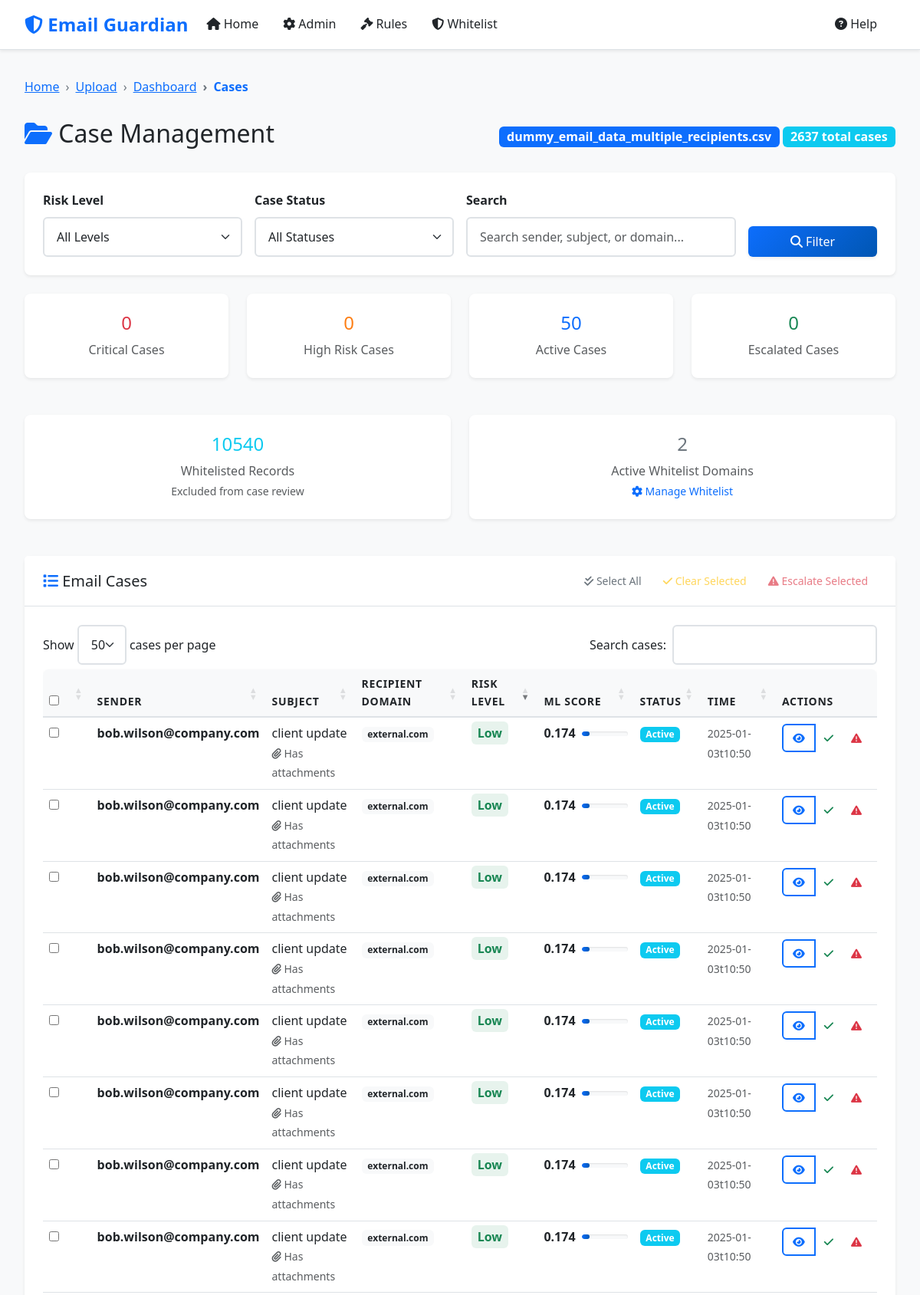
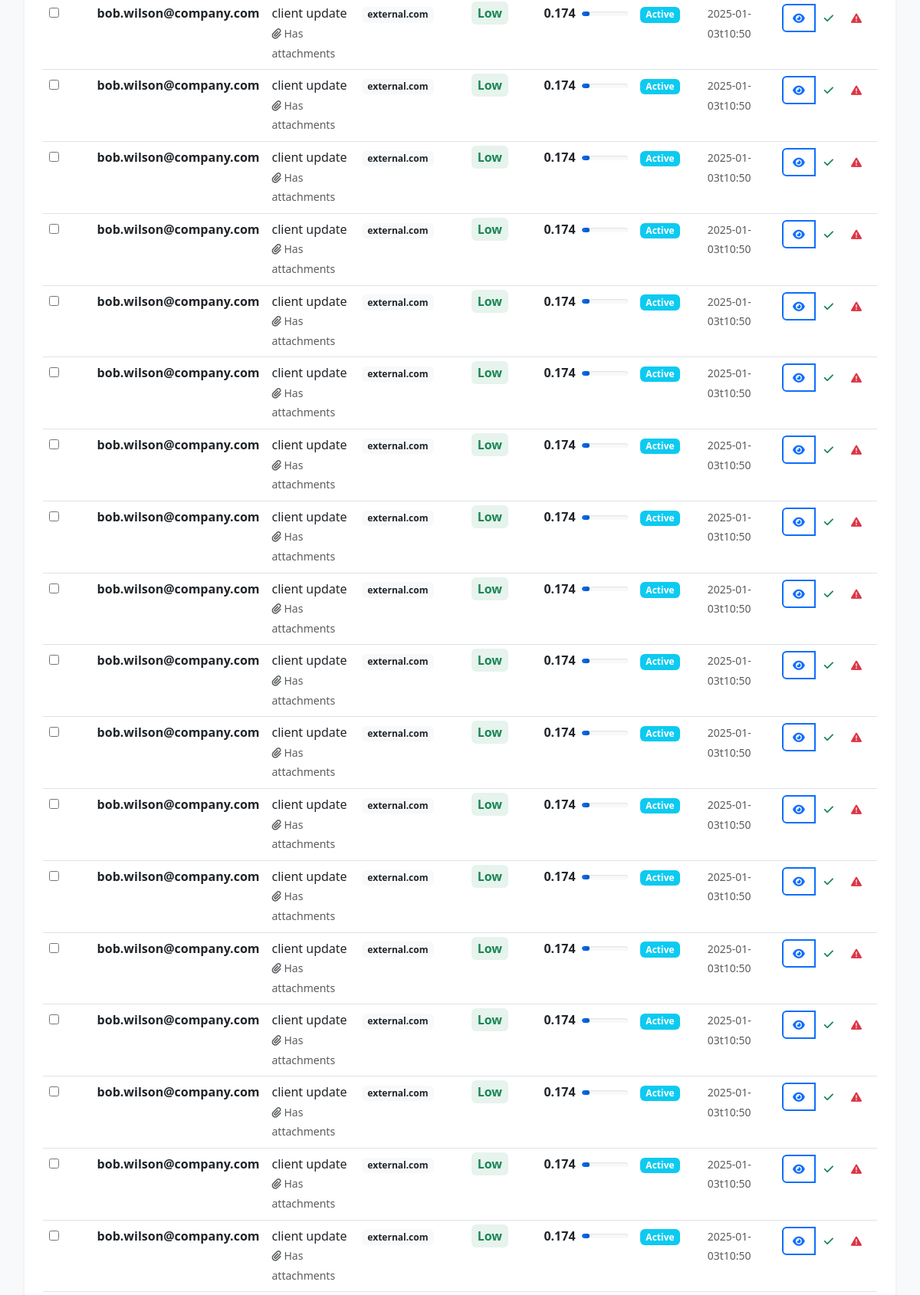
/cases/93a7ca6f-af6e-41ef-b577-e3e2a5fcd763?page=4&risk_level=&case_status=&search= (upper part), run on the app's committed database (2 pictures, top to bottom).
### models.py (models this page shows, shortened)
class ProcessingSession(db.Model):
    __tablename__ = 'processing_sessions'
    id = db.Column(db.String(36), primary_key=True)
    filename = db.Column(db.String(255), nullable=False)
    upload_time = db.Column(db.DateTime, default=datetime.utcnow)
    total_records = db.Column(db.Integer, default=0)
    processed_records = db.Column(db.Integer, default=0)
    status = db.Column(db.String(50), default='uploaded')  # uploaded, processing, completed, error
    error_message = db.Column(Text)
    processing_stats = db.Column(JSON)
    data_path = db.Column(db.String(500))
    is_compressed = db.Column(db.Boolean, default=False)
    exclusion_applied = db.Column(db.Boolean, default=False)
    whitelist_applied = db.Column(db.Boolean, default=False)
    rules_applied = db.Column(db.Boolean, default=False)
    ml_applied = db.Column(db.Boolean, default=False)
    current_chunk = db.Column(db.Integer, default=0)
    total_chunks = db.Column(db.Integer, default=0)

class EmailRecord(db.Model):
    __tablename__ = 'email_records'
    id = db.Column(db.Integer, primary_key=True)
    session_id = db.Column(db.String(36), db.ForeignKey('processing_sessions.id'), nullable=False)
    record_id = db.Column(db.String(100), nullable=False)  # Unique within session
    time = db.Column(db.String(100))
    sender = db.Column(db.String(255))
    subject = db.Column(Text)
    attachments = db.Column(Text)
    recipients = db.Column(Text)
    recipients_email_domain = db.Column(db.String(255))
    leaver = db.Column(db.String(10))
    termination_date = db.Column(db.String(100))
    wordlist_attachment = db.Column(Text)
    wordlist_subject = db.Column(Text)
    bunit = db.Column(db.String(255))
    department = db.Column(db.String(255))
    status = db.Column(db.String(100))
    user_response = db.Column(Text)
    final_outcome = db.Column(db.String(255))
    justification = db.Column(Text)
    excluded_by_rule = db.Column(db.String(500))
    whitelisted = db.Column(db.Boolean, default=False)
    rule_matches = db.Column(Text)  # JSON string of matched rules
    ml_risk_score = db.Column(db.Float)
    ml_anomaly_score = db.Column(db.Float)
    risk_level = db.Column(db.String(20))  # Critical, High, Medium, Low
    ml_explanation = db.Column(Text)
    case_status = db.Column(db.String(20), default='Active')  # Active, Cleared, Escalated
    assigned_to = db.Column(db.String(255))
    notes = db.Column(Text)
    escalated_at = db.Column(db.DateTime)
    resolved_at = db.Column(db.DateTime)

### routes.py (the view, shortened to what this page needs)
@app.route('/cases/<session_id>')
def cases(session_id):
    session = ProcessingSession.query.get_or_404(session_id)
    page = request.args.get('page', 1, type=int)
    risk_level = request.args.get('risk_level', '')
    case_status = request.args.get('case_status', '')
    search = request.args.get('search', '')
    query = EmailRecord.query.filter_by(session_id=session_id).filter(
        EmailRecord.whitelisted != True
    )
    if risk_level:
        query = query.filter(EmailRecord.risk_level == risk_level)
    if case_status:
        query = query.filter(EmailRecord.case_status == case_status)
    cases_pagination = query.order_by(EmailRecord.ml_risk_score.desc()).paginate(
        page=page, per_page=50, error_out=False
    )
    total_whitelisted = EmailRecord.query.filter_by(session_id=session_id).filter(
        EmailRecord.whitelisted == True
    ).count()
    active_whitelist_domains = WhitelistDomain.query.filter_by(is_active=True).count()
    return render_template('cases.html',
                         session=session,
                         cases=cases_pagination,
                         risk_level=risk_level,
                         case_status=case_status,
                         search=search,
                         total_whitelisted=total_whitelisted,
                         active_whitelist_domains=active_whitelist_domains)

### templates/cases.html (shortened to what this page needs)
{% extends "base.html" %}
{% block breadcrumb_items %}
<li class="breadcrumb-item"><a href="{{ url_for('index') }}">Upload</a></li>
<li class="breadcrumb-item"><a href="{{ url_for('dashboard', session_id=session.id) }}">Dashboard</a></li>
<li class="breadcrumb-item active">Cases</li>
{% endblock %}
{% block content %}
<div class="row mb-4">
    <div class="col-12">
        <div class="d-flex justify-content-between align-items-center">
            <h1 class="h2">
                <i class="fas fa-folder-open text-primary"></i>
                Case Management
            </h1>
            <div class="session-info">
                <span class="badge bg-primary fs-6">{{ session.filename }}</span>
                <span class="badge bg-info fs-6">{{ cases.total }} total cases</span>
            </div>
        </div>
    </div>
</div>
<div class="filter-bar">
    <form method="GET" id="filterForm" class="row g-3">
        <div class="col-md-3">
            <label for="risk_level" class="form-label">Risk Level</label>
            <select class="form-select" id="risk_level" name="risk_level">
                <option value="">All Levels</option>
            </select>
        </div>
        <div class="col-md-3">
            <label for="case_status" class="form-label">Case Status</label>
            <select class="form-select" id="case_status" name="case_status">
                <option value="">All Statuses</option>
            </select>
        </div>
        <div class="col-md-4">
            <label for="search" class="form-label">Search</label>
            <input type="text" class="form-control" id="search" name="search"
                   placeholder="Search sender, subject, or domain..." value="{{ search }}">
        </div>
        <div class="col-md-2">
            <label class="form-label">&nbsp;</label>
            <div class="d-grid">
                <button type="submit" class="btn btn-primary">
                    <i class="fas fa-search"></i> Filter
                </button>
            </div>
        </div>
    </form>
</div>
<div class="row mb-4">
    <div class="col-md-3">
        <div class="card text-center border-danger">
            <div class="card-body">
                <h4 class="text-danger">{{ cases.items | selectattr('risk_level', 'equalto', 'Critical') | list | length }}</h4>
                <p class="text-muted mb-0">Critical Cases</p>
            </div>
        </div>
    </div>
    <div class="col-md-3">
        <div class="card text-center border-warning">
            <div class="card-body">
                <h4 class="text-warning">{{ cases.items | selectattr('risk_level', 'equalto', 'High') | list | length }}</h4>
                <p class="text-muted mb-0">High Risk Cases</p>
            </div>
        </div>
    </div>
    <div class="col-md-3">
        <div class="card text-center border-primary">
            <div class="card-body">
                <h4 class="text-primary">{{ cases.items | selectattr('case_status', 'equalto', 'Active') | list | length }}</h4>
                <p class="text-muted mb-0">Active Cases</p>
            </div>
        </div>
    </div>
    <div class="col-md-3">
        <div class="card text-center border-success">
            <div class="card-body">
                <h4 class="text-success">{{ cases.items | selectattr('case_status', 'equalto', 'Escalated') | list | length }}</h4>
                <p class="text-muted mb-0">Escalated Cases</p>
            </div>
        </div>
    </div>
</div>
<div class="row mb-4">
    <div class="col-md-6">
        <div class="card text-center border-info">
            <div class="card-body">
                <h4 class="text-info">{{ total_whitelisted }}</h4>
                <p class="text-muted mb-0">Whitelisted Records</p>
                <small class="text-muted">Excluded from case review</small>
            </div>
        </div>
    </div>
    <div class="col-md-6">
        <div class="card text-center border-secondary">
            <div class="card-body">
                <h4 class="text-secondary">{{ active_whitelist_domains }}</h4>
                <p class="text-muted mb-0">Active Whitelist Domains</p>
                <small class="text-muted">
                    <a href="{{ url_for('whitelist_analysis', session_id=session.id) }}" class="text-decoration-none">
                        <i class="fas fa-cog"></i> Manage Whitelist
                    </a>
                </small>
            </div>
        </div>
    </div>
</div>
<div class="card">
    <div class="card-header">
        <div class="d-flex justify-content-between align-items-center">
            <h5 class="card-title mb-0">
                <i class="fas fa-list text-primary"></i>
                Email Cases
            </h5>
            <div class="bulk-actions">
                <button class="btn btn-sm btn-outline-secondary" onclick="selectAllCases()">
                    <i class="fas fa-check-double"></i> Select All
                </button>
                <button class="btn btn-sm btn-outline-warning" onclick="bulkClearCases()" disabled id="bulkClearBtn">
                    <i class="fas fa-check"></i> Clear Selected
                </button>
                <button class="btn btn-sm btn-outline-danger" onclick="bulkEscalateCases()" disabled id="bulkEscalateBtn">
                    <i class="fas fa-exclamation-triangle"></i> Escalate Selected
                </button>
            </div>
        </div>
    </div>
    <div class="card-body">
        {% if cases.items %}
        <div class="table-responsive">
            <table class="table table-hover" id="casesTable">
                <thead>
                    <tr>
                        <th width="30">
                            <input type="checkbox" id="selectAll" onchange="toggleSelectAll()">
                        </th>
                        <th>Sender</th>
                        <th>Subject</th>
                        <th>Recipient Domain</th>
                        <th>Risk Level</th>
                        <th>ML Score</th>
                        <th>Status</th>
                        <th>Time</th>
                        <th>Actions</th>
                    </tr>
                </thead>
                <tbody>
                    {% for case in cases.items %}
                    <tr>
                        <td>
                            <input type="checkbox" class="case-checkbox" value="{{ case.record_id }}" onchange="updateBulkActions()">
                        </td>
                        <td>
                            <div>
                                <strong>{{ case.sender[:30] }}{% if case.sender|length > 30 %}...{% endif %}</strong>
                            </div>
                        </td>
                        <td>
                            <div title="{{ case.subject }}">
                                {{ case.subject[:50] }}{% if case.subject|length > 50 %}...{% endif %}
                            </div>
                            {% if case.attachments %}
                                <small class="text-muted">
                                    <i class="fas fa-paperclip"></i> Has attachments
                                </small>
                            {% endif %}
                        </td>
                        <td>
                            <span class="badge bg-light text-dark">{{ case.recipients_email_domain }}</span>
                        </td>
                        <td>
                            <span class="risk-{{ case.risk_level.lower() if case.risk_level else 'low' }}">
                                {{ case.risk_level or 'Low' }}
                            </span>
                        </td>
                        <td>
                            <div class="d-flex align-items-center">
                                <span class="fw-bold">{{ "%.3f"|format(case.ml_risk_score or 0) }}</span>
                                <div class="progress ms-2" style="width: 60px; height: 6px;">
                                    <div class="progress-bar bg-{% if (case.ml_risk_score or 0) > 0.7 %}danger{% elif (case.ml_risk_score or 0) > 0.4 %}warning{% else %}success{% endif %}"
                                         style="width: {{ ((case.ml_risk_score or 0) * 100)|int }}%"></div>
                                </div>
                            </div>
                        </td>
                        <td>
                            <span class="badge status-{{ case.case_status.lower() if case.case_status else 'active' }}">
                                {{ case.case_status or 'Active' }}
                            </span>
                        </td>
                        <td>
                            <small class="text-muted">{{ case.time[:16] if case.time else 'N/A' }}</small>
                        </td>
                        <td>
                            <div class="btn-group" role="group">
                                <button class="btn btn-sm btn-outline-primary view-case-btn"
                                        data-record-id="{{ case.record_id }}" title="View Details">
                                    <i class="fas fa-eye"></i>
                                </button>
                                <button class="btn btn-sm btn-outline-success update-case-status-btn"
                                        data-record-id="{{ case.record_id }}" data-new-status="Cleared" title="Clear Case">
                                    <i class="fas fa-check"></i>
                                </button>
                                <button class="btn btn-sm btn-outline-danger escalate-case-btn"
                                        data-record-id="{{ case.record_id }}" title="Escalate">
                                    <i class="fas fa-exclamation-triangle"></i>
                                </button>
                            </div>
                        </td>
                    </tr>
                    {% endfor %}
                </tbody>
            </table>
        </div>
        {% endif %}
    </div>
</div>
{% endblock %}

### data on the page
ProcessingSession: filename "dummy_email_data_multiple_recipients.csv"
EmailRecord: sender "bob.wilson@company.com", subject "client update", attachments "Has attachments", recipients_email_domain "external.com", risk_level "Low", ml_risk_score "0.174", case_status "Active", time "2025-01-03t10:50"
EmailRecord: sender "bob.wilson@company.com", subject "client update", attachments "Has attachments", recipients_email_domain "external.com", risk_level "Low", ml_risk_score "0.174", case_status "Active", time "2025-01-03t10:50"
EmailRecord: sender "bob.wilson@company.com", subject "client update", attachments "Has attachments", recipients_email_domain "external.com", risk_level "Low", ml_risk_score "0.174", case_status "Active", time "2025-01-03t10:50"
EmailRecord: sender "bob.wilson@company.com", subject "client update", attachments "Has attachments", recipients_email_domain "external.com", risk_level "Low", ml_risk_score "0.174", case_status "Active", time "2025-01-03t10:50"
EmailRecord: sender "bob.wilson@company.com", subject "client update", attachments "Has attachments", recipients_email_domain "external.com", risk_level "Low", ml_risk_score "0.174", case_status "Active", time "2025-01-03t10:50"
EmailRecord: sender "bob.wilson@company.com", subject "client update", attachments "Has attachments", recipients_email_domain "external.com", risk_level "Low", ml_risk_score "0.174", case_status "Active", time "2025-01-03t10:50"
EmailRecord: sender "bob.wilson@company.com", subject "client update", attachments "Has attachments", recipients_email_domain "external.com", risk_level "Low", ml_risk_score "0.174", case_status "Active", time "2025-01-03t10:50"
EmailRecord: sender "bob.wilson@company.com", subject "client update", attachments "Has attachments", recipients_email_domain "external.com", risk_level "Low", ml_risk_score "0.174", case_status "Active", time "2025-01-03t10:50"
EmailRecord: sender "bob.wilson@company.com", subject "client update", attachments "Has attachments", recipients_email_domain "external.com", risk_level "Low", ml_risk_score "0.174", case_status "Active", time "2025-01-03t10:50"
EmailRecord: sender "bob.wilson@company.com", subject "client update", attachments "Has attachments", recipients_email_domain "external.com", risk_level "Low", ml_risk_score "0.174", case_status "Active", time "2025-01-03t10:50"
EmailRecord: sender "bob.wilson@company.com", subject "client update", attachments "Has attachments", recipients_email_domain "external.com", risk_level "Low", ml_risk_score "0.174", case_status "Active", time "2025-01-03t10:50"
EmailRecord: sender "bob.wilson@company.com", subject "client update", attachments "Has attachments", recipients_email_domain "external.com", risk_level "Low", ml_risk_score "0.174", case_status "Active", time "2025-01-03t10:50"
EmailRecord: sender "bob.wilson@company.com", subject "client update", attachments "Has attachments", recipients_email_domain "external.com", risk_level "Low", ml_risk_score "0.174", case_status "Active", time "2025-01-03t10:50"
EmailRecord: sender "bob.wilson@company.com", subject "client update", attachments "Has attachments", recipients_email_domain "external.com", risk_level "Low", ml_risk_score "0.174", case_status "Active", time "2025-01-03t10:50"
EmailRecord: sender "bob.wilson@company.com", subject "client update", attachments "Has attachments", recipients_email_domain "external.com", risk_level "Low", ml_risk_score "0.174", case_status "Active", time "2025-01-03t10:50"
EmailRecord: sender "bob.wilson@company.com", subject "client update", attachments "Has attachments", recipients_email_domain "external.com", risk_level "Low", ml_risk_score "0.174", case_status "Active", time "2025-01-03t10:50"
EmailRecord: sender "bob.wilson@company.com", subject "client update", attachments "Has attachments", recipients_email_domain "external.com", risk_level "Low", ml_risk_score "0.174", case_status "Active", time "2025-01-03t10:50"
EmailRecord: sender "bob.wilson@company.com", subject "client update", attachments "Has attachments", recipients_email_domain "external.com", risk_level "Low", ml_risk_score "0.174", case_status "Active", time "2025-01-03t10:50"
EmailRecord: sender "bob.wilson@company.com", subject "client update", attachments "Has attachments", recipients_email_domain "external.com", risk_level "Low", ml_risk_score "0.174", case_status "Active", time "2025-01-03t10:50"
EmailRecord: sender "bob.wilson@company.com", subject "client update", attachments "Has attachments", recipients_email_domain "external.com", risk_level "Low", ml_risk_score "0.174", case_status "Active", time "2025-01-03t10:50"
EmailRecord: sender "bob.wilson@company.com", subject "client update", attachments "Has attachments", recipients_email_domain "external.com", risk_level "Low", ml_risk_score "0.174", case_status "Active", time "2025-01-03t10:50"
EmailRecord: sender "bob.wilson@company.com", subject "client update", attachments "Has attachments", recipients_email_domain "external.com", risk_level "Low", ml_risk_score "0.174", case_status "Active", time "2025-01-03t10:50"
EmailRecord: sender "bob.wilson@company.com", subject "client update", attachments "Has attachments", recipients_email_domain "external.com", risk_level "Low", ml_risk_score "0.174", case_status "Active", time "2025-01-03t10:50"
EmailRecord: sender "bob.wilson@company.com", subject "client update", attachments "Has attachments", recipients_email_domain "external.com", risk_level "Low", ml_risk_score "0.174", case_status "Active", time "2025-01-03t10:50"
EmailRecord: sender "bob.wilson@company.com", subject "client update", attachments "Has attachments", recipients_email_domain "external.com", risk_level "Low", ml_risk_score "0.174", case_status "Active", time "2025-01-03t10:50"
EmailRecord: sender "bob.wilson@company.com", subject "client update", attachments "Has attachments", recipients_email_domain "external.com", risk_level "Low", ml_risk_score "0.174", case_status "Active", time "2025-01-03t10:50"

### other printed values
{{ cases.total }} "2637"
{{ total_whitelisted }} "10540"
{{ active_whitelist_domains }} "2"
